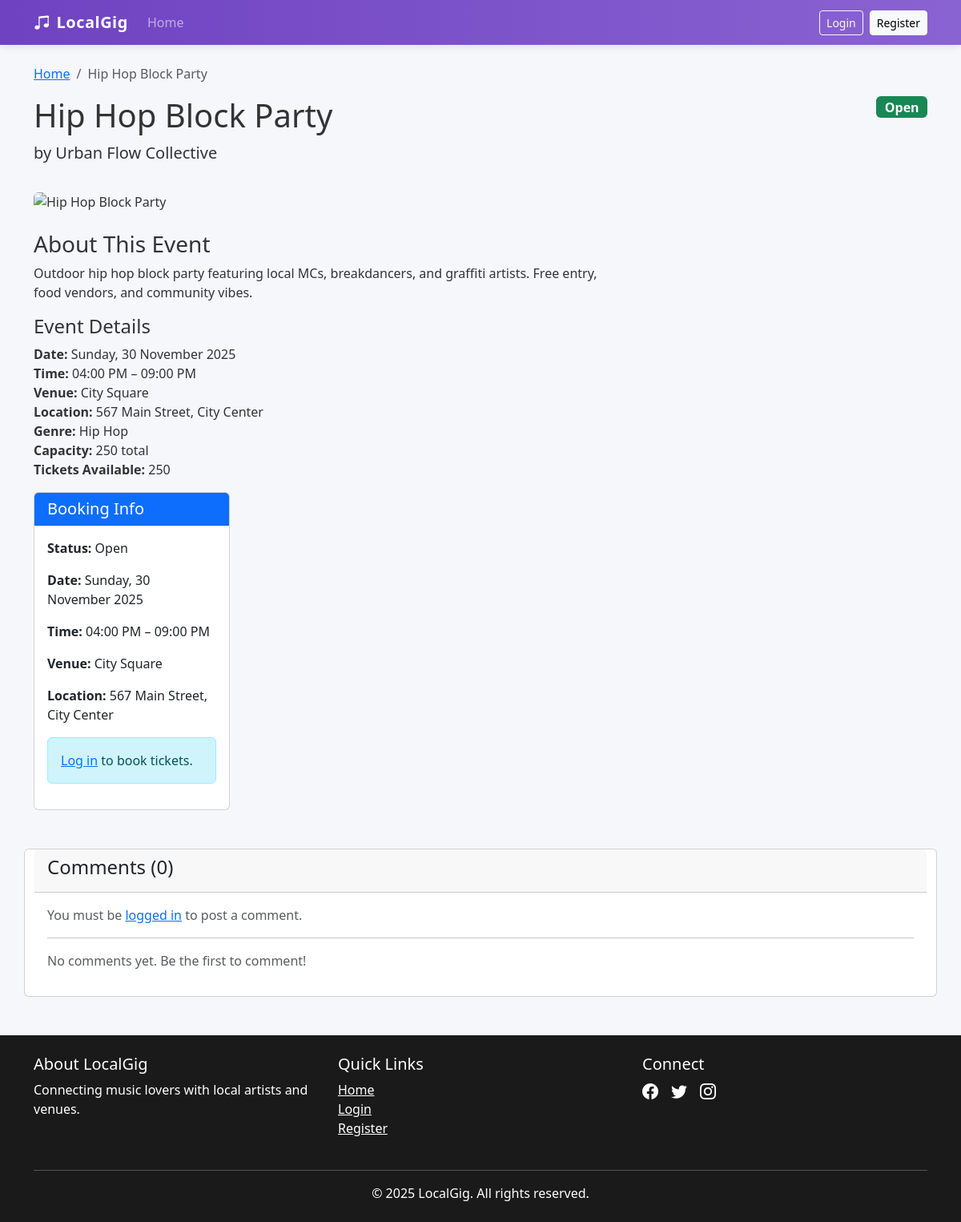
The page /events/5 on the database its author committed.
### localgig/models.py (models this page shows, shortened)
class Event(db.Model):
    __tablename__ = "event"
    event_id = db.Column(db.Integer, primary_key=True)
    owner_id = db.Column(db.Integer, db.ForeignKey("user.id"), nullable=False)
    title = db.Column(db.String(150), nullable=False)
    artist_name = db.Column(db.String(150), nullable=False)
    genre = db.Column(db.String(50), nullable=False)
    capacity = db.Column(db.Integer, nullable=False)
    venue_name = db.Column(db.String(150), nullable=False)
    location = db.Column(db.String(150), nullable=False)
    event_date = db.Column(db.Date, nullable=False)
    starts_at = db.Column(db.Time, nullable=False)
    ends_at = db.Column(db.Time, nullable=False)
    image_url = db.Column(db.String(300))
    description = db.Column(db.Text, nullable=False)
    tickets_total = db.Column(db.Integer, nullable=False, default=0)
    tickets_available = db.Column(db.Integer, nullable=False, default=0)
    cancelled  = db.Column(db.Boolean, default=False, nullable=False)
    price_per_ticket = db.Column(db.Float, nullable=False, default=25.00)
    comments = db.relationship("Comment", backref="event", lazy="dynamic", cascade="all, delete-orphan")
    orders = db.relationship("Order", backref="event", lazy="dynamic", cascade="all, delete-orphan")
    @hybrid_property
    def status(self) -> str:
        if self.cancelled:
            return "Cancelled"
        if self.capacity is not None:
            if self.tickets_available is not None and self.tickets_available <= 0:
                return "Sold Out"
        try:
            event_end = datetime.combine(self.event_date, self.ends_at)
            if event_end < datetime.now():
                return "Inactive"
        except Exception:
            pass
        return "Open"

### localgig/views.py (the view)
@events_bp.route("/<int:event_id>")
def event_detail(event_id):
    event = Event.query.get_or_404(event_id)
    comments = event.comments.order_by(Comment.created_at.desc()).all()
    form = CommentForm()
    return render_template(
        "event-detail.html",
        event=event,
        comments=comments,
        comment_form=form,
        is_logged_in=current_user.is_authenticated
    )

### localgig/templates/event-detail.html (shortened to what this page needs)
{% extends "base.html" %}
{% block content %}
<div class="container mt-4">
    <nav aria-label="breadcrumb">
        <ol class="breadcrumb">
            <li class="breadcrumb-item"><a href="{{ url_for('main.index') }}">Home</a></li>
            <li class="breadcrumb-item active" aria-current="page">{{ event.title }}</li>
        </ol>
    </nav>
    <div class="row">
        <div class="col-md-8">
            <h1>{{ event.title }}</h1>
            <p class="lead">by <strong>{{ event.artist_name }}</strong></p>
        </div>
        <div class="col-md-4 text-md-end">
            <span class="badge
                {% if event.status == 'Open' %}bg-success
                {% elif event.status == 'Sold Out' %}bg-danger
                {% elif event.status == 'Inactive' %}bg-secondary
                {% elif event.status == 'Cancelled' %}bg-warning text-dark
                {% else %}bg-secondary{% endif %} fs-6">
                {{ event.status }}
            </span>
        </div>
    </div>
    <div class="mt-3">
        {% if event.image_url %}
            <img src="{{ event.image_url }}" class="img-fluid rounded" alt="{{ event.title }}" style="max-height: 400px; width: 100%; object-fit: cover;">
        {% else %}
            <div class="bg-light border text-center py-5 rounded">
                <em>No image available</em>
            </div>
        {% endif %}
    </div>
    <div class="row mt-4">
        <div class="col-md-8">
            <h3>About This Event</h3>
            <p>{{ event.description }}</p>
            <h4>Event Details</h4>
            <ul class="list-unstyled">
                <li><strong>Date:</strong> {{ event.event_date.strftime('%A, %d %B %Y') }}</li>
                <li><strong>Time:</strong> {{ event.starts_at.strftime('%I:%M %p') }} – {{ event.ends_at.strftime('%I:%M %p') }}</li>
                <li><strong>Venue:</strong> {{ event.venue_name }}</li>
                <li><strong>Location:</strong> {{ event.location }}</li>
                <li><strong>Genre:</strong> {{ event.genre }}</li>
                <li><strong>Capacity:</strong> {{ event.capacity }} total</li>
                <li><strong>Tickets Available:</strong> {{ event.tickets_available }}</li>
            </ul>
        <div class="col-md-4">
            <div class="card">
                <div class="card-header bg-primary text-white">
                    <h5 class="mb-0">Booking Info</h5>
                </div>
                <div class="card-body">
                    <p><strong>Status:</strong> {{ event.status }}</p>
                    <p><strong>Date:</strong> {{ event.event_date.strftime('%A, %d %B %Y') }}</p>
                    <p><strong>Time:</strong> {{ event.starts_at.strftime('%I:%M %p') }} – {{ event.ends_at.strftime('%I:%M %p') }}</p>
                    <p><strong>Venue:</strong> {{ event.venue_name }}</p>
                    <p><strong>Location:</strong> {{ event.location }}</p>
                    {% if current_user.is_authenticated and event.status == 'Open' %}
                        <hr>
                        <h6>Book Tickets</h6>
                        <p><strong>Tickets Available:</strong> {{ event.tickets_available }}</p>
                        <form method="POST" action="{{ url_for('ticket.buy_ticket_direct', event_id=event.event_id) }}">
                            <div class="mb-3">
                                <label for="quantity" class="form-label">Quantity</label>
                                <input type="number" class="form-control" id="quantity" name="quantity"
                                       min="1" max="{{ event.tickets_available }}" value="1" required>
                            </div>
                            <button type="submit" class="btn btn-success w-100">Book Now</button>
                        </form>
                    {% elif event.status != 'Open' %}
                        <div class="alert alert-warning mt-3">
                            This event is not available for booking.
                        </div>
                    {% else %}
                        <div class="alert alert-info mt-3">
                            <a href="{{ url_for('auth.login') }}">Log in</a> to book tickets.
                        </div>
                    {% endif %}
                </div>
            </div>
        </div>
    </div>
    <div class="card mt-5">
        <div class="card-header">
            <h4>Comments ({{ comments|length }})</h4>
        </div>
        <div class="card-body">
            {% if current_user.is_authenticated %}
                <form method="POST" action="{{ url_for('events.post_comment', event_id=event.event_id) }}">
                    {{ comment_form.hidden_tag() }}
                    <div class="mb-3">
                        {{ comment_form.body.label(class="form-label") }}
                        {{ comment_form.body(class="form-control", rows=3, placeholder="Share your thoughts...") }}
                        {% if comment_form.body.errors %}
                            <div class="text-danger">
                                {% for error in comment_form.body.errors %}
                                    <small>{{ error }}</small>
                                {% endfor %}
                            </div>
                        {% endif %}
                    </div>
                    <button type="submit" class="btn btn-primary">Post Comment</button>
                </form>
            {% else %}
                <p class="text-muted">You must be <a href="{{ url_for('auth.login') }}">logged in</a> to post a comment.</p>
            {% endif %}
            <hr>
            {% for comment in comments %}
                <div class="mb-3 p-3 border rounded">
                    <strong>{{ comment.user.username }}</strong>
                    <small class="text-muted">on {{ comment.created_at.strftime('%d %b %Y at %I:%M %p') }}</small>
                    <p class="mt-2 mb-0">{{ comment.body }}</p>
                </div>
            {% else %}
                <p class="text-muted">No comments yet. Be the first to comment!</p>
            {% endfor %}
        </div>
    </div>
</div>
{% endblock %}

### localgig/static/style.css (style rules this page uses)
:root { --primary: #6f42c1; --secondary: #20c997; --dark: #212529; --light: #f8f9fa; }
body { font-family: 'Segoe UI', Tahoma, Geneva, Verdana, sans-serif; background-color: #f5f7fb; color: #333; }

### rows shown on the page
Event: title "Hip Hop Block Party", artist_name "Urban Flow Collective", status "Open", description "Outdoor hip hop block party featuring local MCs, breakdancers, and graffiti artists. Free entry, food vendors, and community vibes.", event_date "Sunday, 30 November 2025", starts_at "04:00 PM", ends_at "09:00 PM", venue_name "City Square", location "567 Main Street, City Center", genre "Hip Hop", capacity "250", tickets_available "250"

### other values the page prints
{{ comments|length }} "0"
